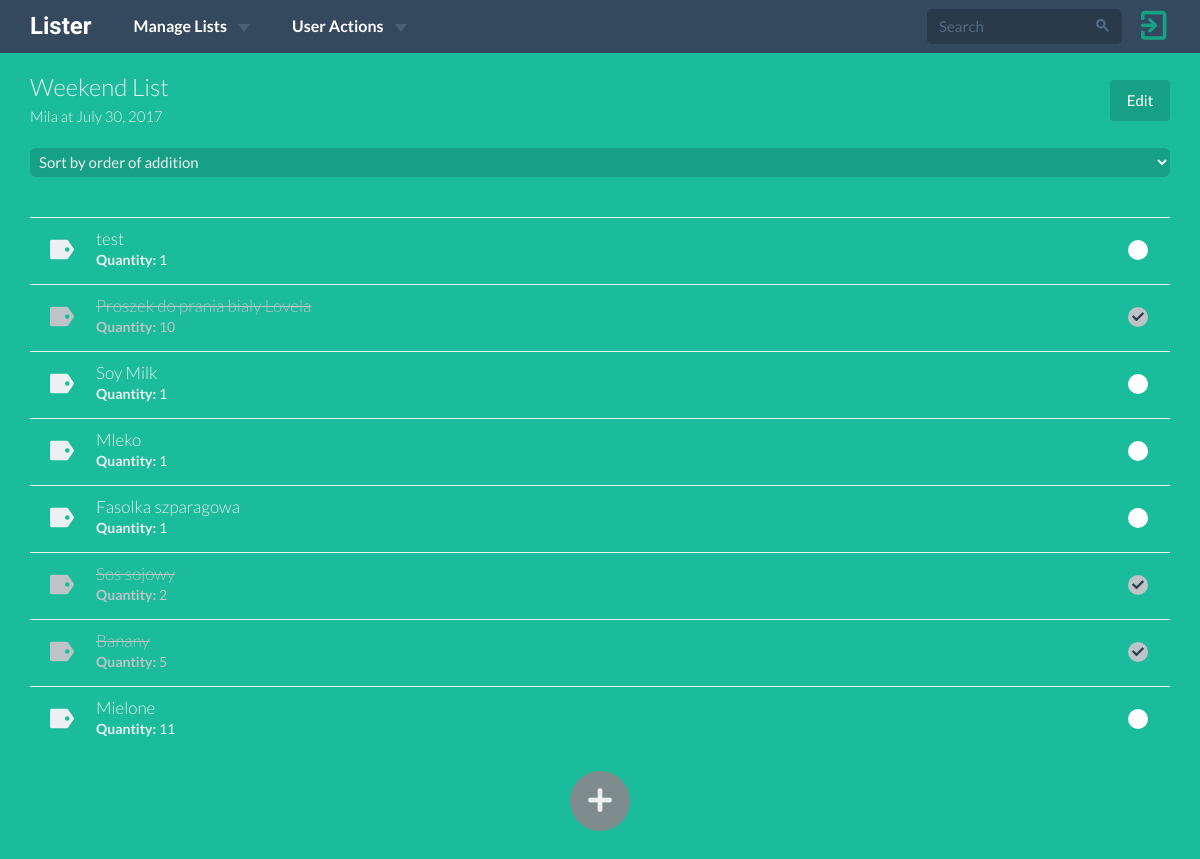
The page /lists/11/ (signed in) on the database as committed earlier.
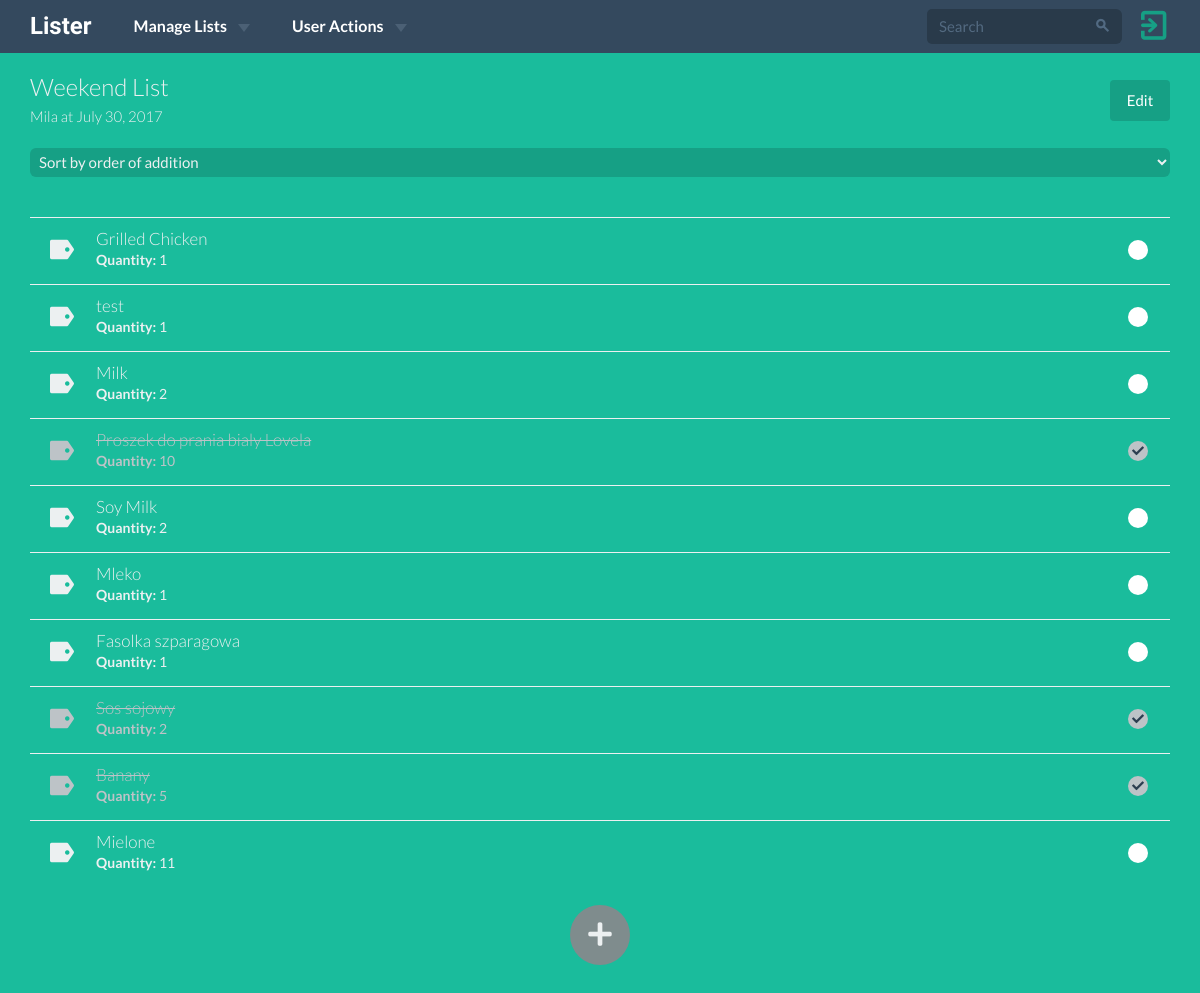
The same page on the database as committed later.
### lists/models.py (models this page shows, shortened)
class ShoppingList(models.Model):
    name = models.CharField(max_length=15)
    user = models.ForeignKey(User, on_delete=models.CASCADE)
    shop = models.CharField(max_length=15)
    date = models.DateField()
    timestamp = models.DateTimeField(auto_now_add=True, auto_now=False)
    archived = models.BooleanField(default=False)
    @property
    def shopping_items(self):
        shopping_items = ShoppingItem.objects.filter(shopping_list=self)
        return shopping_items
    class Meta:
        ordering = ['-date']

class ShoppingItem(models.Model):
    name = models.CharField(max_length=30, blank=True, null=True)
    item = models.ForeignKey(Item, on_delete=models.CASCADE,
                             null=True, blank=True)
    shopping_list = models.ForeignKey('ShoppingList', on_delete=models.CASCADE)
    quantity = models.PositiveSmallIntegerField(default=1)
    bought = models.BooleanField(default=False)
    class Meta:
        ordering = ['-pk']

### lists/views.py (the view)
# urls.py: url(r'^(?P<pk>\d+)/$', views.ShoppingListDetailView.as_view(),
class ShoppingListDetailView(View):
    @method_decorator(login_required(login_url='users:login_view'))
    @user_is_list_owner
    def get(self, request, pk):
        template = 'lists/shopping_list_detail.html'
        shopping_list = get_object_or_404(ShoppingList, pk=pk)
        shopping_items = shopping_list.shopping_items
        sort_request = request.GET.get('sort_by')
        if sort_request == 'name':
            shopping_items = shopping_items.order_by('name')
        elif sort_request == 'category':
            shopping_items = shopping_items.order_by('item__category')
        elif sort_request == 'bought':
            shopping_items = shopping_items.order_by('bought')
        context = {
            'shopping_list': shopping_list,
            'shopping_items': shopping_items,
        }
        return render(request, template, context)

### lists/templates/lists/shopping_list_detail.html (shortened to what this page needs)
{% extends 'base.html' %} {% block head_title %}List {{ list.name }} {% endblock %} {% block content %} {% load staticfiles %}
<div class="detail-wrapper">
    <div class="container">
        <div class="row">
            <div class="col-md-12 list-info">
                <h6>{{ shopping_list.name }}</h6>
                <p class="list-desc"><small>{{ shopping_list.shop }} at {{ shopping_list.date }}</small></p>
                <a href="{% url 'lists:edit_shopping_list_view' pk=shopping_list.pk %}" class="btn btn-block btn-primary btn-edit">Edit</a>
            </div>
        </div>
        <div class="row">
            <div class="col-sm-12">
                <select id="list-sort" class="form-control select select-primary select-block mbl">
                    <option value="pk">Sort by order of addition</option>
                </select>
            </div>
            <div class="col-md-12 col-xs-12">
                <div class="todo list-items">
                    <ul>
                        {% for item in shopping_items %}
                        <li class="list-item {% if item.bought %} todo-done {% endif %}" list-item-pk="{{item.pk}}">
                            <div class="todo-icon fui-tag"></div>
                            <div class="todo-content">
                                <h4 class="todo-name">
                                    {{ item.name }}
                                </h4>
                                <strong>Quantity:</strong> {{ item.quantity }}
                            </div>
                        </li>
                        {% endfor %}
                    </ul>
                </div>
            </div>
        </div>
        <a href="{% url 'lists:add_items_to_list_view' pk=shopping_list.pk %}">
            <div class="add-items-plus">
            </div>
        </a>
    </div>
</div>
{% endblock %}

### templates/base.html (shortened to what this page needs)
{% load staticfiles %}
<!DOCTYPE html>
<html lang="en">
    <head>
        {% include 'css.html' %}
    </head>
    <body>
        {% block wrapper %}
            {% include 'navbar.html' %}
            {% block content %}
            {% endblock %}
        {% endblock %}
    </body>
</html>

### templates/css.html (shortened to what this page needs)
{% load staticfiles %}
<link href="https://maxcdn.bootstrapcdn.com/bootstrap/3.3.7/css/bootstrap.min.css" rel="stylesheet">
<link href="https://cdnjs.cloudflare.com/ajax/libs/jqueryui/1.12.1/jquery-ui.css" rel="stylesheet">
<link href="{% static 'css/flat-ui.css' %}" rel="stylesheet">
<link href="{% static 'css/custom.css' %}" rel="stylesheet">

### templates/pre-js.html (shortened to what this page needs)
{% load staticfiles %}

### templates/navbar.html (shortened to what this page needs)
{% load staticfiles %}
<nav class="navbar navbar-inverse navbar-embossed navbar-fixed-top navbar-custom" role="navigation">
    <div class="container">
        <div class="navbar-header">
            <a class="navbar-brand" href="{% url 'main:main_page_view' %}">Lister</a>
        </div>
        <div class="collapse navbar-collapse" id="navbar-collapse-01">
            <ul class="nav navbar-nav">
                <li class="dropdown">
                  <a href="#" class="dropdown-toggle" data-toggle="dropdown">Manage Lists <b class="caret"></b></a>
                </li>
                <li class="dropdown">
                  <a href="#" class="dropdown-toggle" data-toggle="dropdown">User Actions <b class="caret"></b></a>
                </li>
            </ul>
            <a href="{% url 'users:logout_view' %}?next={{request.path}}" class="pull-right nav-logout"><span class="fui-exit"></span></a>
            <form class="navbar-form navbar-right" action="{% url 'lists:shopping_lists_search_view' %}" role="search">
                <div class="form-group">
                    <div class="input-group">
                        <input class="form-control" id="navbarInput-01" type="search" name="q" placeholder="Search">
                        <span class="input-group-btn">
                    <button type="submit" class="btn"><span class="fui-search"></span></button>
                        </span>
                    </div>
                </div>
            </form>
        </div>
    </div>
</nav>

### templates/post-js.html (shortened to what this page needs)
{% load staticfiles %}

### static/css/custom.css (style rules this page uses)
html, body { height: 100%; width: 100%; padding: 0; margin: 0; }
.navbar-brand { font-family: 'Molle', cursive; }
.nav-logout { font-size: 29px; }
.nav-logout span { position: relative; top: 1px; }
.navbar-collapse { background: #34495E; }
.navbar-custom { z-index: 1; }
.navbar-custom, .navbar-form { height: 53px; }
.navbar .container, .navbar .container-fluid { padding-left: 15px; padding-right: 15px; }
.todo-icon { padding: 7px 22px 0 0; }
.todo-name { font-weight: 300; color: inherit; }
.detail-wrapper { color: #ECF0F1; display: block; min-height: 100%; background: #1ABC9C; }
.detail-wrapper h6 { font-weight: 300; margin-top: 0px; }
.list-info { margin-top: 75px; }
.detail-wrapper #list-sort { padding: 5px; margin-bottom: 40px; width: 100%; color: #ECF0F1; background: #16A085; }
.btn-edit { width: 60px; position: absolute; top: 5px; right: 15px; background: #16A085; }
.list-desc { margin-top: -15px; font-weight: 300; }
.todo ul { background-color: inherit; }
.todo .list-item { color: #ECF0F1; padding: 10px 20px; height: 65px; border-top: 1px solid #ECF0F1; }
.todo li { background-color: inherit; transition: 0.25s; }
.todo li:last-child { border-radius: 0; }
.todo li.todo-done, .todo li.todo-done .todo-name { color: #BDC3C7; transition: 0.25s; }
.todo li.todo-done .todo-name { text-decoration: line-through }
.todo li.todo-done:after { background: #BDC3C7; }
.add-items-plus:after { content: "\e608"; color: #ECF0F1; display: block; width: 60px; height: 60px; background: #7F8C8D; margin: auto; border-radius: 50%; font-family: 'Flat-UI-Icons'; text-align: center; font-size: 25px; line-height: 60px; font-style: normal; font-weight: normal; font-variant: normal; text-transform: none; -webkit-font-smoothing: antialiased; transition: 0.25s ease-in-out; }
.add-items-plus { width: 60px; height: 60px; margin-left: auto; margin-right: auto; margin-bottom: 30px; }

Rows that differ between the two databases and show on the page:
added ShoppingItem: name "Grilled Chicken", quantity "1"
added ShoppingItem: name "Milk", quantity "2"
changed ShoppingItem "Soy Milk": quantity "1" → "2"
